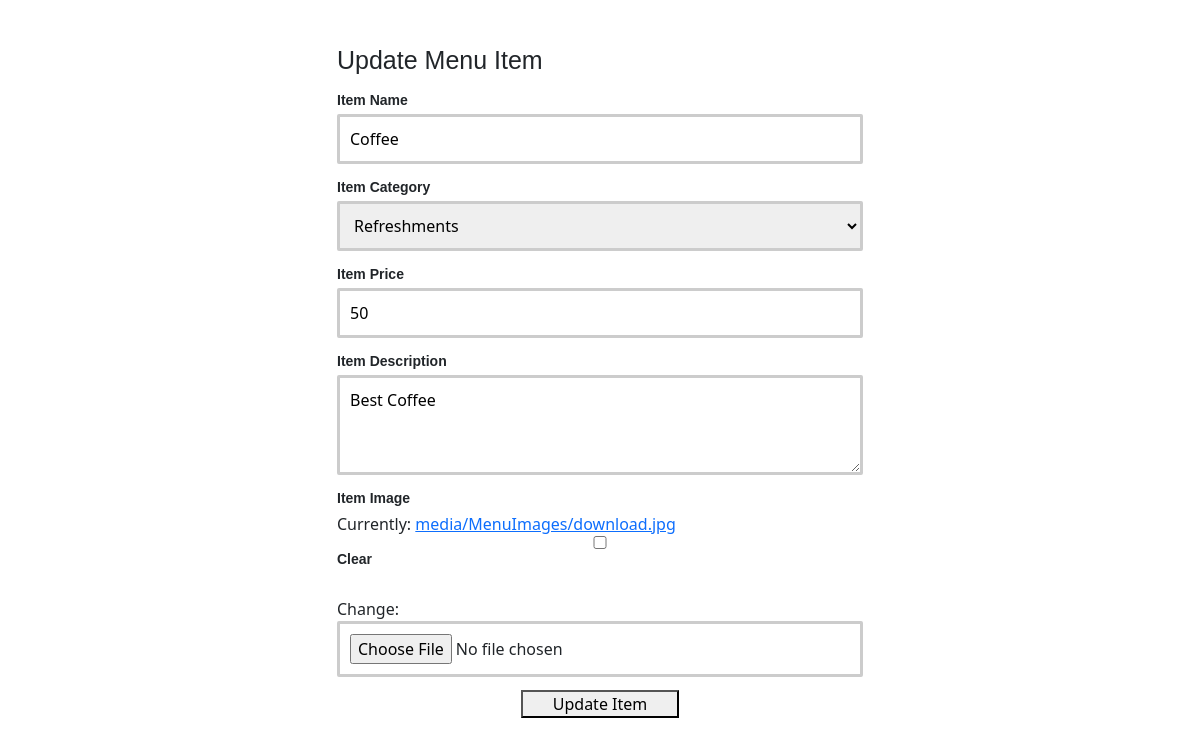
/6/updateItem/2, run on an earlier commit of the app's database.
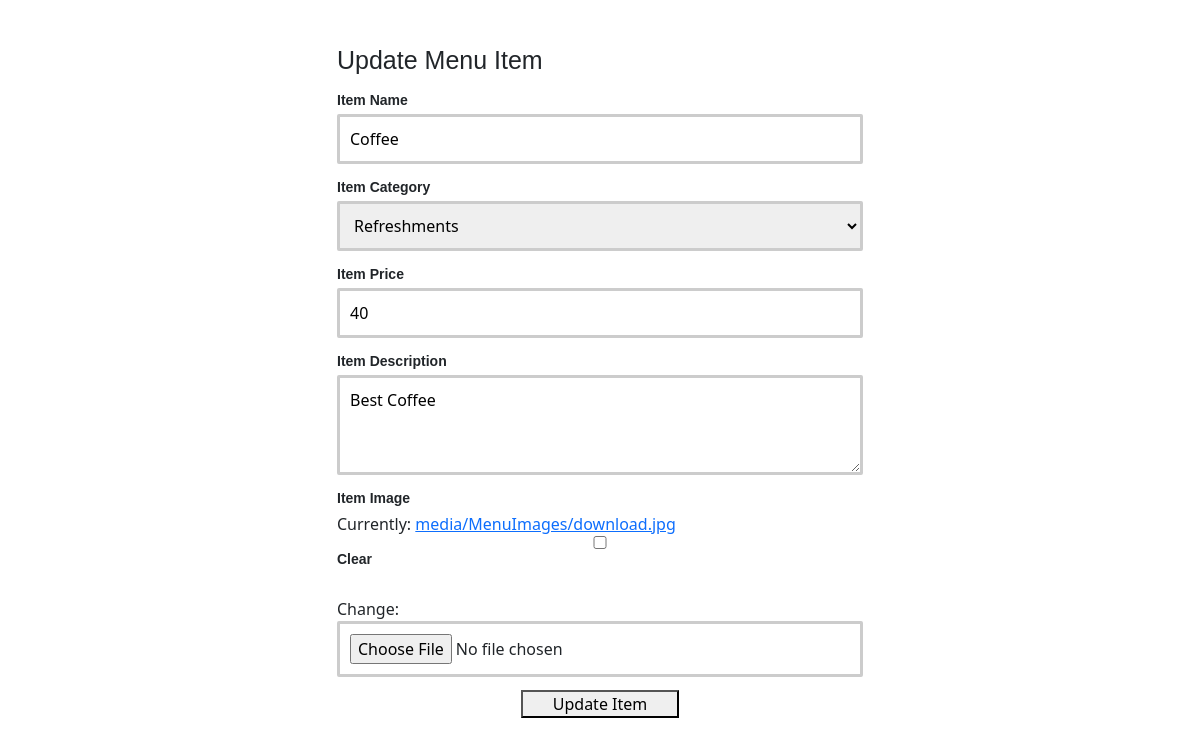
And on a later commit of the database.
### menu_app/models.py (models this page shows, shortened)
class Menu(models.Model):
    Categories = (
        ('Refreshments', 'Refreshments'),
        ('Fast Food', 'Fast Food'),
        ('Lunch Plate', 'Lunch Plate'),
        ('Dinner Plate', 'Dinner Plate'),
        ('Indian Food', 'Indian Food'),
        ('Chinese Food', 'Chinese Food'),
        ('Soft Drinks', 'Soft Drinks'),
    )
    restaurant = models.ForeignKey(RestaurantOwner, on_delete=models.CASCADE)
    itemName = models.CharField(max_length=100, null=True, blank=True, verbose_name='Name')
    itemCategory = models.CharField(max_length=100, choices=Categories,  null=True, blank=True, verbose_name='Category')
    itemPrice = models.IntegerField(null=True, blank=True, verbose_name='Price')
    itemImage = models.ImageField(upload_to='media/MenuImages', null=True, blank=True, verbose_name='Image')
    itemDescription = models.TextField(verbose_name='Description')
    class Meta:
        verbose_name_plural = 'Menu Items'

### menu_app/views.py (the view, shortened to what this page needs)
# urls.py: path('<int:restaurant_id>/updateItem/<int:pk>', MenuUpdate.as_view(), name='menu_update'),
class MenuUpdate(UpdateView):
    model = Menu
    fields = ['itemName', 'itemCategory', 'itemPrice', 'itemDescription', 'itemImage']

### templates/menu_app/menu_form.html (shortened to what this page needs)
{% extends 'base.html' %}
{% load static %}
{% block style %}
<link href="https://cdn.jsdelivr.net/npm/bootstrap@5.2.2/dist/css/bootstrap.min.css" rel="stylesheet"
>
<link href="{% static 'css/form.css' %}" type="text/css" rel="stylesheet" />
{% endblock %}
{% block content %}
<form method="POST" enctype="multipart/form-data" autocomplete="off">
    <div class="container">
        <div class="form-part">
            {% if add_page %}
            <h2>Add New Menu Item</h2>
            {% else %}
            <h2>Update Menu Item</h2>
            {% endif %}
            <div class="form-inputs">
                <div class="text-input">
                    <label for="email">Item Name</label>
                    {{ form.itemName }}
                </div>
                <div class="text-input">
                    <label for="country">Item Category</label>
                    {{ form.itemCategory }}
                </div>
                <div class="text-input">
                    <label for="email">Item Price</label>
                    {{ form.itemPrice }}
                </div>
                <div class="text-input">
                    <label for="email">Item Description</label>
                    {{ form.itemDescription }}
                </div>
                <div class="text-input">
                    <label for="email">Item Image</label>
                    {{ form.itemImage }}
                </div>
                <center>
                    <div class="group button-group">
                        <button class="signup-btn">
                            {% if add_page %}
                            <span style="margin: 30px">Add Item</span>
                            {% else %}
                            <span style="margin: 30px">Update Item</span>
                            {% endif %}
                        </button>
                </center>
            </div>
        </div>
    </div>
</form>
{% endblock %}

What changed in the data, as far as the page shows it:
changed Menu "Coffee": itemPrice "50" → "40"
